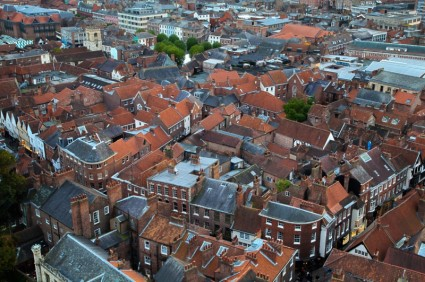
#> input picture image/image3.png, 425 x 282 px, found by its file name
$ python kal2.py   (older library calls are emulated)
#> lines starting #> are read from the running program, lines starting #| are printed output that depends on the picture; after the words box and inside, x2 and y2 are one past the last pixel; in counts of white or black regions, pixels touching at a corner belong together
# %% imports
import cv2
import numpy as np
from matplotlib import pyplot as plt
import os
from scipy.interpolate import RegularGridInterpolator

from util import show_img_grid, img_crop_center, img_rotate_center


# %% load/show image

image_folder = "image"
output_folder = "output"

filename = "image3.png"
# filename = "image_doppler.png"
# filename = "test_image.png"

# load image
img_input = cv2.imread(os.path.join(image_folder, filename))
#> img_input is the input picture: shape (282, 425, 3); mean B, G, R 88.1, 88.8, 96.2
img_input = cv2.cvtColor(img_input, cv2.COLOR_BGR2RGB)
# img_input = img_crop_center(img_input)

plt.imshow(img_input)


# %%


def rotate_vector_2d(vector, angle_degrees):
    theta = np.radians(angle_degrees)
    rotation_matrix = np.array(
        [[np.cos(theta), -np.sin(theta)], [np.sin(theta), np.cos(theta)]]
    )
    v = np.asarray(vector, dtype=np.float64)
    rotated_vector = rotation_matrix @ v
    return rotated_vector


def find_intersection_with_square(point, direction, width, height):
    px, py = point
    dx, dy = direction

    intersections = []

    # Avoid division by zero
    if dx != 0:
        t_left = (0 - px) / dx
        y_left = py + t_left * dy
        if 0 <= y_left <= height and t_left >= 0:
            intersections.append((t_left, (0, y_left)))

        t_right = (width - px) / dx
        y_right = py + t_right * dy
        if 0 <= y_right <= height and t_right >= 0:
            intersections.append((t_right, (width, y_right)))

    if dy != 0:
        t_top = (0 - py) / dy
        x_top = px + t_top * dx
        if 0 <= x_top <= width and t_top >= 0:
            intersections.append((t_top, (x_top, 0)))

        t_bottom = (height - py) / dy
        x_bottom = px + t_bottom * dx
        if 0 <= x_bottom <= width and t_bottom >= 0:
            intersections.append((t_bottom, (x_bottom, height)))

    if not intersections:
        return None  # No valid intersection in the direction of the vector

    # Find the intersection with the smallest positive t (the one in the direction of the vector)
    intersections.sort(key=lambda x: x[0])
    return intersections[0][1]


def triangle_mask(img, tip_location, direction, angle_deg):
    h, w = img.shape[:2]

    # normalize direction
    direction = direction / np.linalg.norm(direction)

    d_l = rotate_vector_2d(direction, -angle_deg / 2)
    d_r = rotate_vector_2d(direction, angle_deg / 2)
    p_l = find_intersection_with_square(tip_location, d_l, w, h)
    p_r = find_intersection_with_square(tip_location, d_r, w, h)

    # determine distance from tip to intersection points
    dist_l = np.linalg.norm(np.array(p_l) - np.array(tip_location))
    dist_r = np.linalg.norm(np.array(p_r) - np.array(tip_location))
    dist = min(dist_l, dist_r)

    p_l = tip_location + dist * d_l
    p_r = tip_location + dist * d_r

    # Create mask
    Y, X = np.meshgrid(np.arange(h), np.arange(w), indexing="ij")
    mask = np.zeros((h, w), dtype=np.bool)

    def is_inside(x, y, triangle):
        x0, y0 = triangle[0]
        x1, y1 = triangle[1]
        x2, y2 = triangle[2]

        det = (y1 - y2) * (x0 - x2) + (x2 - x1) * (y0 - y2)
        a = ((y1 - y2) * (x - x2) + (x2 - x1) * (y - y2)) / det
        b = ((y2 - y0) * (x - x2) + (x0 - x2) * (y - y2)) / det
        c = 1 - a - b
        return (a >= 0) & (b >= 0) & (c >= 0)

    triangle = np.array([tip_location, p_l, p_r])
    mask = is_inside(X, Y, triangle)
    mask = mask.astype(np.uint8)
    return mask, p_l, p_r


# %% plot functions


def plot_point(p, *args, **kwargs):
    plt.plot(p[0], p[1], *args, **kwargs)


def plot_vec(start, end, *args, **kwargs):
    plt.plot([start[0], end[0]], [start[1], end[1]], *args, **kwargs)


# %% make slice mask triangle
h, w = img_input.shape[:2]
#> h = 282; w = 425

tip = (w // 2, 1)
#> tip = (212, 1)
dir = np.array([1, 1])
angle = 30

msk, line1, line2 = triangle_mask(img_input, tip, dir, angle)
#> in triangle_mask, `mask = is_inside(X, Y, triangle)`:
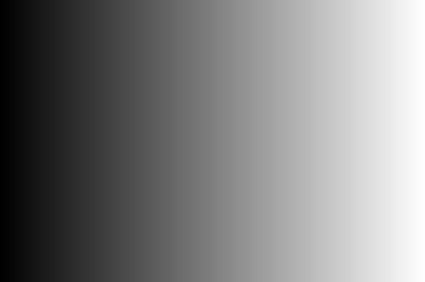
#> X: shape (282, 425) int64; min 0, max 424, mean 212; drawn with min black and max white
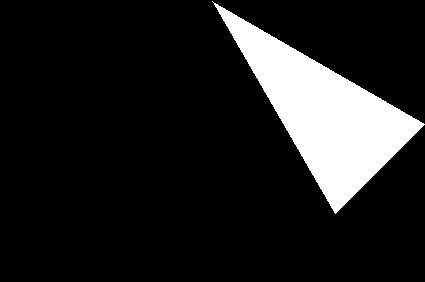
#> msk: shape (282, 425); values 0 (black) and 1 (white), 12.6% white; 1 white region, box (x1, y1, x2, y2) and area: (212, 1, 425, 214) 15080
#> line1 = [425, 124]; line2 = [335, 214]

img_masked = cv2.bitwise_and(img_input, img_input, mask=msk)
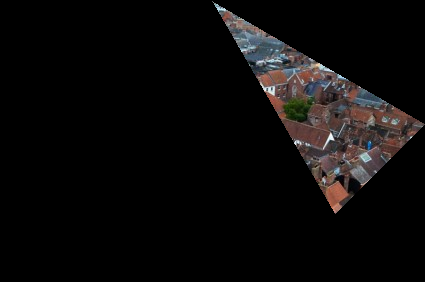
#> img_masked: shape (282, 425, 3); mean R, G, B 11.7, 10.2, 10

plt.imshow(img_masked)
plt.plot([tip[0], line1[0]], [tip[1], line1[1]], "r")
plt.plot([tip[0], line2[0]], [tip[1], line2[1]], "r")

# %% MIRROR

#> (the run stopped early here; a loop or call above may not have finished)

$ run again, with image/image1.png copied over image/image3.png
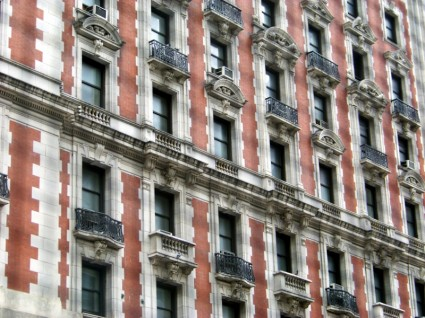
#> input picture image/image1.png, 425 x 318 px, found by its file name
#> img_input is the input picture: shape (318, 425, 3); mean B, G, R 124.9, 131.5, 142.2
#> `msk, line1, line2 = triangle_mask(img_input, tip, dir, angle)`:
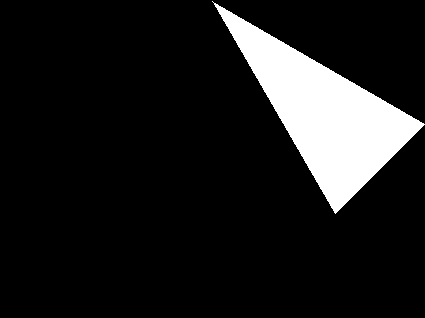
#> msk: shape (318, 425); values 0 (black) and 1 (white), 11.2% white; 1 white region, box (x1, y1, x2, y2) and area: (212, 1, 425, 214) 15080
#> line1 = [425, 124]; line2 = [335, 214]
#> `img_masked = cv2.bitwise_and(img_input, img_input, mask=msk)`:
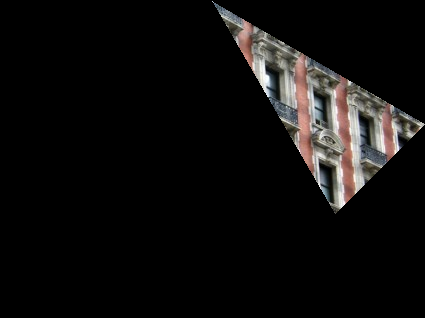
#> img_masked: shape (318, 425, 3); mean R, G, B 14.9, 13.7, 13

$ run again, with image/image2.png copied over image/image3.png
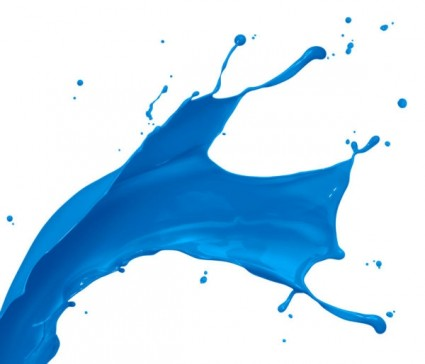
#> input picture image/image2.png, 425 x 364 px, found by its file name
#> img_input is the input picture: shape (364, 425, 3); mean B, G, R 237.4, 216.5, 186.3
#> `msk, line1, line2 = triangle_mask(img_input, tip, dir, angle)`:
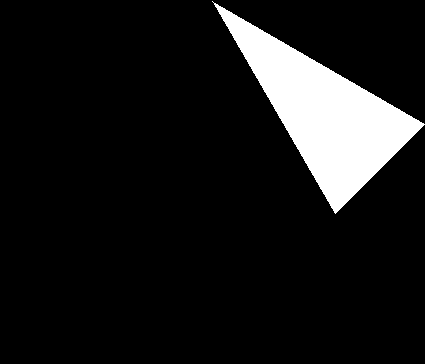
#> msk: shape (364, 425); values 0 (black) and 1 (white), 9.7% white; 1 white region, box (x1, y1, x2, y2) and area: (212, 1, 425, 214) 15080
#> line1 = [425, 124]; line2 = [335, 214]
